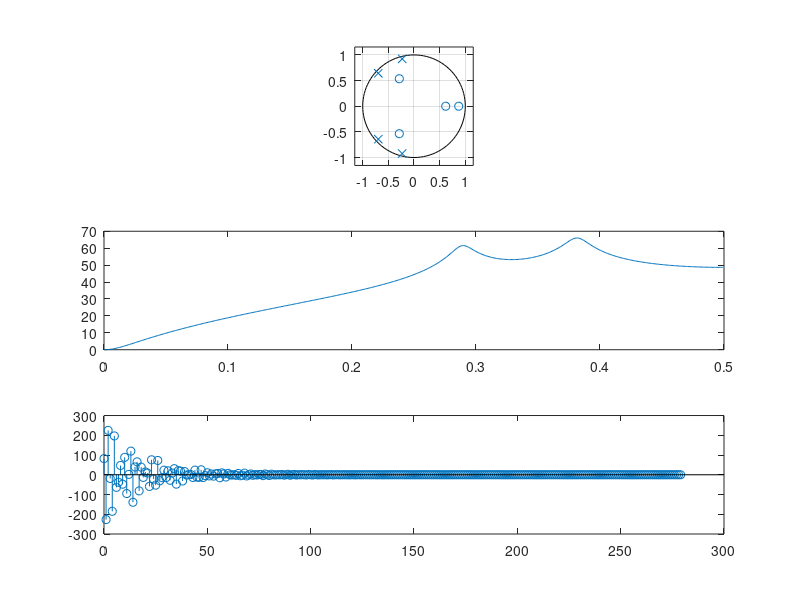

This figure's MATLAB source:
%pole
a=[1 -0.9170 0.0540 -0.2410 0.1990];
%zero
b=[0.0122 0.0226 0.0298 0.0204 0.0099];

subplot(311);
zplane(b,a);

n=-100:100:1;
subplot(312);
[h,w]=freqz(b,a);
plot(w/(2*pi),20*log10(h));
[h1,t] = impz(b,a);
subplot(313);
stem(t,h1);

%%
subplot(311);
zplane(a,b);

n=-100:100:1;

[h2,w1] = freqz(a,b);
subplot(312);
plot(w1/(2*pi),20*log10(h2));
subplot(313);
[h3,t2] = impz(a,b);
stem(t2,h3);
